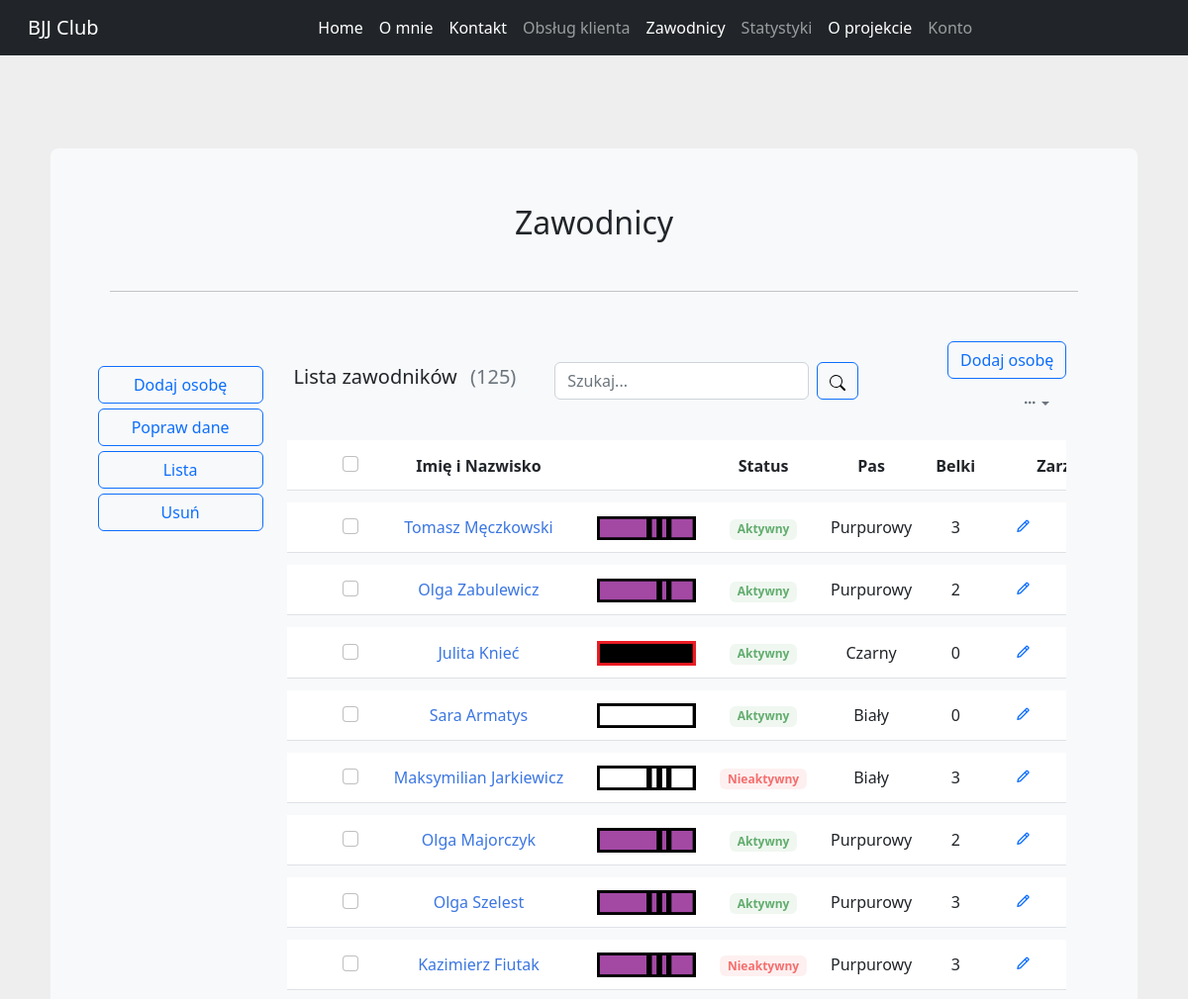
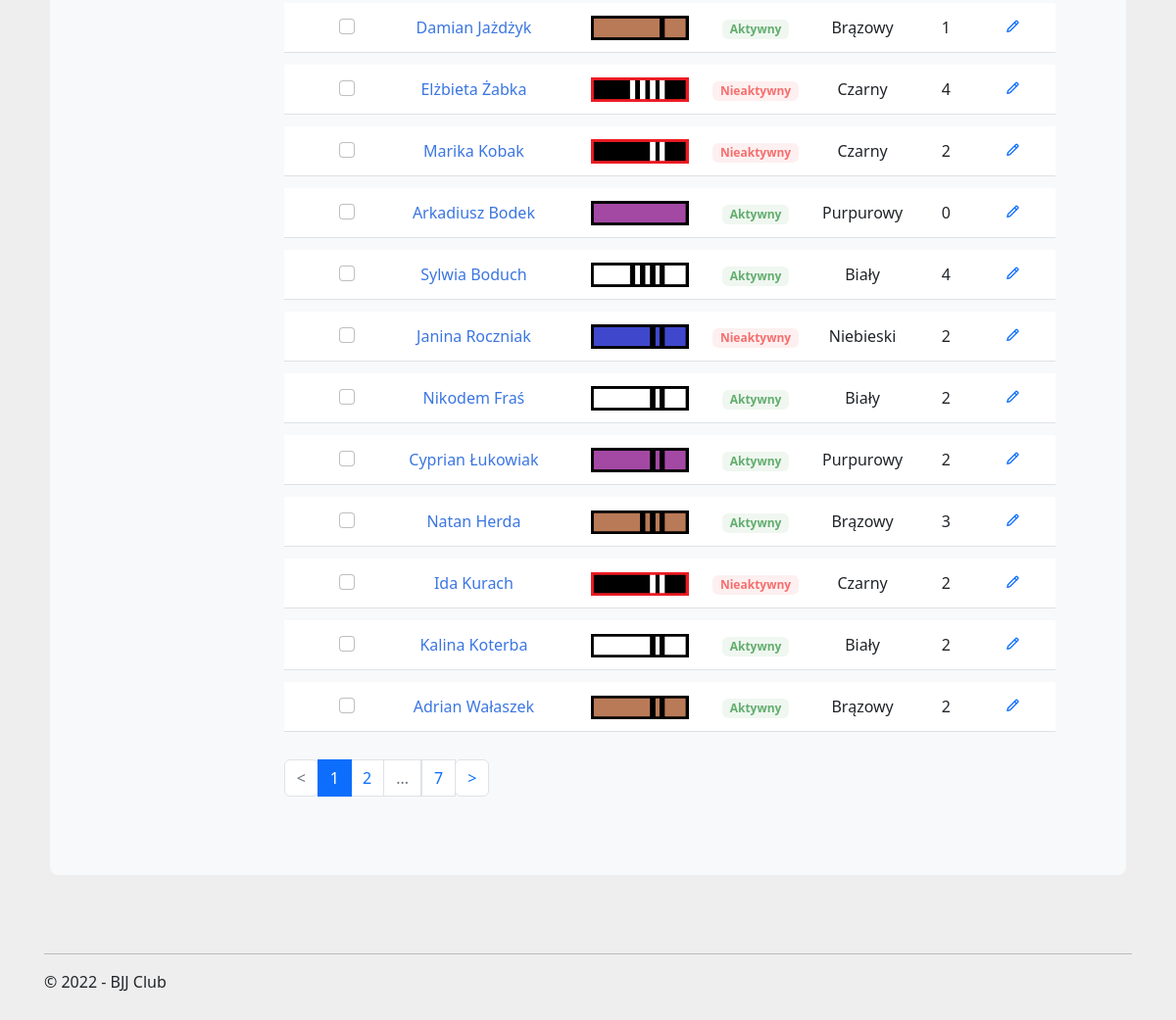
The app's page /zawodnicy/ with its own data (2 pictures, top to bottom).
### players/models.py (models this page shows, shortened)
class Player(models.Model):
    class Belts(models.TextChoices):
        WHITE = "Biały", "Biały"
        BLUE = "Niebieski", "Niebieski"
        PURPLE = "Purpurowy", "Purpurowy"
        BROWN = "Brązowy", "Brązowy"
        BLACK = "Czarny", "Czarny"
    class Stripes(models.TextChoices):
        ZERO = "0", "0"
        ONE = "1", "1"
        TWO = "2", "2"
        THREE = "3", "3"
        FOUR = "4", "4"
    first_name = models.CharField(max_length=100)
    last_name = models.CharField(max_length=100)
    belt = models.CharField(max_length=30, choices=Belts.choices, default=Belts.WHITE)
    stripe = models.CharField(max_length=1, choices=Stripes.choices, default=Stripes.ZERO)
    class Meta:
        ordering = ['id']

### players/views.py (the view, shortened to what this page needs)
# urls.py: path("", players, name="players_list"),
def players(request):
    global query_players
    players = query_players
    query_on = request.GET.get('page')
    if request.method == "POST":
        get_query_item = request.POST.get("searchbar").capitalize()
        if get_query_item == "" or get_query_item == " ":
            query_players = None
    if players is None or query_on is None:
        query_players = Player.objects.all()
        players = Player.objects.all()
    pagination_div = 20
    players = Paginator(players, pagination_div)
    current_page = request.GET.get('page')
    players = players.get_page(current_page)
    context = {"players": players,
               }
    return render(request, "players_list.html", context)

### players/templatetags/extras.py (called while the page is built)
@register.simple_tag
def belt_png(belt, stripe):
    belts = {"Biały": 1,
             "Niebieski": 2,
             "Purpurowy": 3,
             "Brązowy": 4,
             "Czarny": 5}
    belt_index = belts[belt]
    result = f"/static/images/belts/{belt_index}.{stripe}.{belt}.png"
    return result

### players/templates/players_list.html (shortened to what this page needs)
{% extends "inner_layout.html" %}
{% block body %}
{% load static %}
<link rel="stylesheet" href="https://cdnjs.cloudflare.com/ajax/libs/boxicons/2.1.0/css/boxicons.min.css" />
<link rel="stylesheet" href="https://cdnjs.cloudflare.com/ajax/libs/MaterialDesign-Webfont/5.3.45/css/materialdesignicons.css" />
<link rel="stylesheet" type="text/css" href="{% static 'css/players/player_list_1.css' %}" />
<link rel="stylesheet" type="text/css" href="{% static 'css/players/player_list_2.css' %}" />
<div class="container">
    <div class="row align-items-center">
        <div class="col-md-4">
            <div class="mb-3">
                <h5 class="card-title">Lista zawodników <span class="text-muted fw-normal ms-2">({{ players.paginator.count }})</span></h5>
            </div>
        </div>
        <div class="col-md-5">
            <div class="mb-2">
                <form class="row g-2" method="POST">
                    <div class="col-auto">
                        <input class="form-control" type="search" id="searchbar" name="searchbar" placeholder="Szukaj..." aria-label="" value="">
                    </div>
                    <div class="col-auto">
                        <button type="submit" class="btn btn-outline-primary">
                            <img src="{% static 'images/search.svg' %}" alt="">
                        </button>
                    </div>
                </form>
            </div>
        </div>
        <div class="col-md-3">
            <div class="d-flex flex-wrap align-items-center justify-content-end gap-2 mb-2">
                <div>
                    <a href="{% url 'players:players_add' %}" class="btn btn-outline-primary">Dodaj osobę</a>
                </div>
                <div class="dropdown">
                    <a class="btn btn-link text-muted py-1 font-size-16 shadow-none dropdown-toggle" href="#" role="button" data-bs-toggle="dropdown" aria-expanded="false"><i class="bx bx-dots-horizontal-rounded"></i></a>
                </div>
            </div>
        </div>
    </div>
    <div class="row">
        <div class="col-lg-12">
            <div class="">
                <div class="table-responsive">
                    <table class="table project-list-table table-nowrap align-middle table-borderless">
                        <thead>
                            <tr>
                                <th scope="col" class="ps-4" style="width: 50px;">
                                    <div class="form-check font-size-16"><input type="checkbox" class="form-check-input" id="contacusercheck" /><label class="form-check-label" for="contacusercheck"></label></div>
                                </th>
                                <th scope="col">Imię i Nazwisko</th>
                                <th scope="col"></th>
                                <th scope="col">Status</th>
                                <th scope="col">Pas</th>
                                <th scope="col">Belki</th>
                                <th scope="col" style="width: 200px;">Zarządzaj</th>
                            </tr>
                        </thead>
                        <tbody>
                        {% load extras %}
                        {% for player in players %}
                        <tr>
                            <th scope="row" class="ps-4">
                                <div class="form-check font-size-16"><input type="checkbox" class="form-check-input" id="contacusercheck0" /><label class="form-check-label" for="contacusercheck0"></label></div>
                            </th>
                            <td>
                                <a href="{% url 'players:player_profile' player.id %}" class="link_custom">{{player.first_name}}  {{player.last_name}}</a>
                            </td>
                            <td><img src="{% belt_png player.belt player.stripe %}" alt="" style="width: 100px; margin-left: 10px;"/></td>
                            {% if player.membershipfee.active %}
                            <td><span class="badge badge-soft-success mb-0">Aktywny</span></td>
                            {% else %}
                            <td><span class="badge badge-soft-danger mb-0">Nieaktywny</span></td>
                            {% endif %}
                            <td>{{player.belt}}</td>
                            <td>{{player.stripe}}</td>
                            <td>
                                <ul class="list-inline mb-0">
                                    <li class="list-inline-item">
                                        <a href="javascript:void(0);" data-bs-toggle="tooltip" data-bs-placement="top" title="Edit" class="px-2 text-primary"><i class="bx bx-pencil font-size-18"></i></a>
                                    </li>
                                    <li class="list-inline-item">
                                        <a href="javascript:void(0);" data-bs-toggle="tooltip" data-bs-placement="top" title="Delete" class="px-2 text-danger"></a>
                                    </li>
                                </ul>
                            </td>
                        </tr>
                        {% endfor %}
                        </tbody>
                    </table>
                </div>
            </div>
        </div>
    </div>
    {% if players.paginator.num_pages < 6 %}
    <div class="row g-0 align-items-center pb-4">
        <div class="col-sm-12">
                <nav aria-label="Page navigation">
                    <ul class="pagination mb-sm-0">
                    {% if players.has_previous %}
                        <li class="page-item">
                        <a class="page-link" href="?page={{ players.previous_page_number }}"> < </a>
                        </li>
                    {% else %}
                        <li class="page-item disabled">
                        <a class="page-link" href="#" tabindex="-1" aria-disabled="True"> < </a>
                        </li>
                    {% endif %}
                    {% for i in players.paginator.page_range %}
                    {% if players.number == i %}
                        <li class="page-item active" aria-current="page">
                            <span class="page-link">
                            {{ i }}
                            </span>
                        </li>
                    {% else %}
                        <li class="page-item"><a class="page-link" href="?page={{ i }}">{{ i }}</a></li>
                    {% endif %}
                    {% endfor %}
                    {% if players.has_next %}
                        <li class="page-item">
                        <a class="page-link" href="?page={{ players.next_page_number }}"> > </a>
                        </li>
                    {% else %}
                            <li class="page-item disabled">
                            <a class="page-link" href="#" tabindex="-1" aria-disabled="True"> > </a>
                            </li>
                    {% endif %}
                    </ul>
                </nav>
        </div>
    </div>
    {% else %}
    <div class="row g-0 align-items-center pb-4">
        <div class="col-sm-12">
                <nav aria-label="Page navigation">
                    <ul class="pagination mb-sm-0">
                    {% if players.has_previous %}
                        <li class="page-item">
                        <a class="page-link" href="?page={{ players.previous_page_number }}"> < </a>
                        </li>
                    {% else %}
                        <li class="page-item disabled">
                        <a class="page-link" href="#" tabindex="-1" aria-disabled="True"> < </a>
                        </li>
                    {% endif %}
                    {% if players.number == 1 %}
                        <li class="page-item active" aria-current="page">
                            <span class="page-link">
                            {{ 1 }}
                            </span>
                        </li>
                        <li class="page-item"><a class="page-link" href="?page=2">{{ 2 }}</a></li>
                        <li><a class="page-link disabled" href="#">...</a></li>
                        <li><a class="page-link" href="?page={{ players.paginator.num_pages }}">{{ players.paginator.num_pages }}</a></li>
                    {% endif %}
                    {% if players.has_next %}
                        <li class="page-item">
                        <a class="page-link" href="?page={{ players.next_page_number }}"> > </a>
                        </li>
                    {% else %}
                            <li class="page-item disabled">
                            <a class="page-link" href="#" tabindex="-1" aria-disabled="True"> > </a>
                            </li>
                    {% endif %}
                    </ul>
                </nav>
        </div>
    </div>
    {% endif %}
</div>
{% endblock %}

### main/static/css/site.css (style rules this page uses)
body { padding-top: 50px; padding-bottom: 20px; }
input, select, textarea { max-width: 280px; }

### main/static/css/players/player_list_1.css (style rules this page uses)
body { margin-top:20px; background-color:#eee; }
.project-list-table { border-collapse: separate; border-spacing: 0 12px }
.project-list-table tr { background-color: #fff }
.table-nowrap td, .table-nowrap th { white-space: nowrap; }
.table-borderless>:not(caption)>*>* { border-bottom-width: 0; }
.table>:not(caption)>*>* { padding: 0.75rem 0.75rem; background-color: var(--bs-table-bg); border-bottom-width: 1px; box-shadow: inset 0 0 0 9999px var(--bs-table-accent-bg); }
img, svg { vertical-align: middle; }
a { color: #3b76e1; text-decoration: none; }
.badge-soft-danger { color: #f56e6e !important; background-color: rgba(245,110,110,.1); }
.badge-soft-success { color: #63ad6f !important; background-color: rgba(99,173,111,.1); }

### main/static/css/players/player_list_2.css (style rules this page uses)
a.link_custom { text-decoration: none; }

### records on screen
Player: first_name "Tomasz", last_name "Męczkowski", belt+stripe (picture), shows "Aktywny", belt "Purpurowy", stripe "3"
Player: first_name "Olga", last_name "Zabulewicz", belt+stripe (picture), shows "Aktywny", belt "Purpurowy", stripe "2"
Player: first_name "Julita", last_name "Knieć", belt+stripe (picture), shows "Aktywny", belt "Czarny", stripe "0"
Player: first_name "Sara", last_name "Armatys", belt+stripe (picture), shows "Aktywny", belt "Biały", stripe "0"
Player: first_name "Maksymilian", last_name "Jarkiewicz", belt+stripe (picture), shows "Nieaktywny", belt "Biały", stripe "3"
Player: first_name "Olga", last_name "Majorczyk", belt+stripe (picture), shows "Aktywny", belt "Purpurowy", stripe "2"
Player: first_name "Olga", last_name "Szelest", belt+stripe (picture), shows "Aktywny", belt "Purpurowy", stripe "3"
Player: first_name "Kazimierz", last_name "Fiutak", belt+stripe (picture), shows "Nieaktywny", belt "Purpurowy", stripe "3"
Player: first_name "Damian", last_name "Jażdżyk", belt+stripe (picture), shows "Aktywny", belt "Brązowy", stripe "1"
Player: first_name "Elżbieta", last_name "Żabka", belt+stripe (picture), shows "Nieaktywny", belt "Czarny", stripe "4"
Player: first_name "Marika", last_name "Kobak", belt+stripe (picture), shows "Nieaktywny", belt "Czarny", stripe "2"
Player: first_name "Arkadiusz", last_name "Bodek", belt+stripe (picture), shows "Aktywny", belt "Purpurowy", stripe "0"
Player: first_name "Sylwia", last_name "Boduch", belt+stripe (picture), shows "Aktywny", belt "Biały", stripe "4"
Player: first_name "Janina", last_name "Roczniak", belt+stripe (picture), shows "Nieaktywny", belt "Niebieski", stripe "2"
Player: first_name "Nikodem", last_name "Fraś", belt+stripe (picture), shows "Aktywny", belt "Biały", stripe "2"
Player: first_name "Cyprian", last_name "Łukowiak", belt+stripe (picture), shows "Aktywny", belt "Purpurowy", stripe "2"
Player: first_name "Natan", last_name "Herda", belt+stripe (picture), shows "Aktywny", belt "Brązowy", stripe "3"
Player: first_name "Ida", last_name "Kurach", belt+stripe (picture), shows "Nieaktywny", belt "Czarny", stripe "2"
Player: first_name "Kalina", last_name "Koterba", belt+stripe (picture), shows "Aktywny", belt "Biały", stripe "2"
Player: first_name "Adrian", last_name "Wałaszek", belt+stripe (picture), shows "Aktywny", belt "Brązowy", stripe "2"

### other values on screen
{{ players.paginator.count }} "125"
{{ 1 }} "1"
{{ 2 }} "2"
{{ players.paginator.num_pages }} "7"
